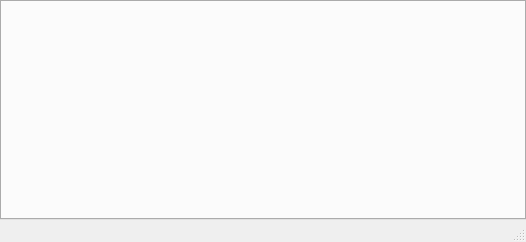
<?xml version="1.0" encoding="UTF-8"?>
<ui version="4.0">
 <class>TabMainWindow</class>
 <widget class="QMainWindow" name="TabMainWindow">
  <property name="geometry">
   <rect>
    <x>0</x>
    <y>0</y>
    <width>526</width>
    <height>242</height>
   </rect>
  </property>
  <property name="windowTitle">
   <string>Charm</string>
  </property>
  <widget class="QWidget" name="centralwidget">
   <layout class="QVBoxLayout" name="verticalLayout">
    <property name="margin">
     <number>0</number>
    </property>
    <item>
     <widget class="QTabWidget" name="tabs">
      <property name="currentIndex">
       <number>-1</number>
      </property>
     </widget>
    </item>
   </layout>
  </widget>
  <widget class="QMenuBar" name="menubar">
   <property name="geometry">
    <rect>
     <x>0</x>
     <y>0</y>
     <width>526</width>
     <height>23</height>
    </rect>
   </property>
  </widget>
  <widget class="QStatusBar" name="statusbar"/>
 </widget>
 <resources/>
 <connections/>
</ui>
